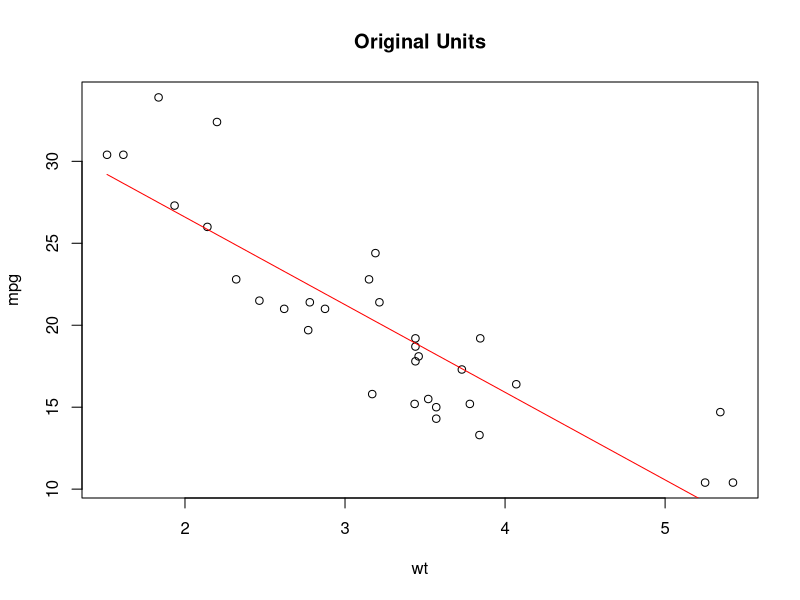
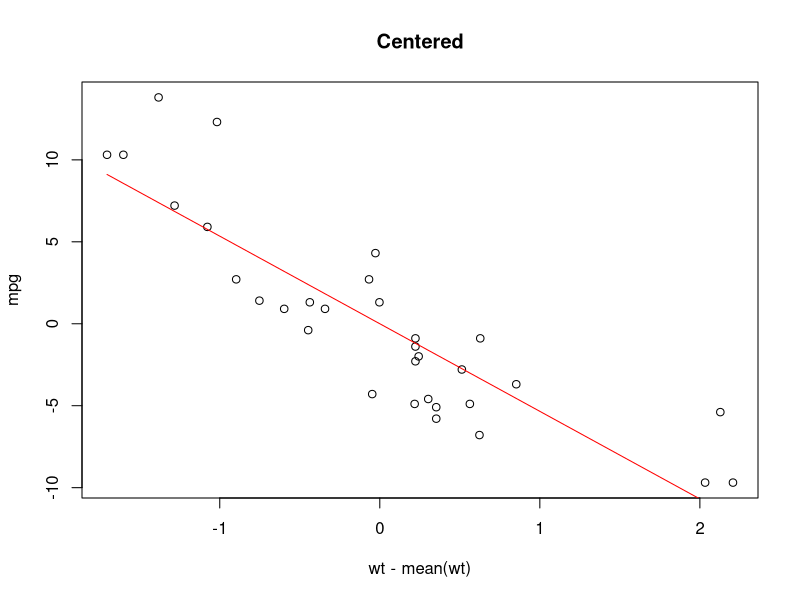
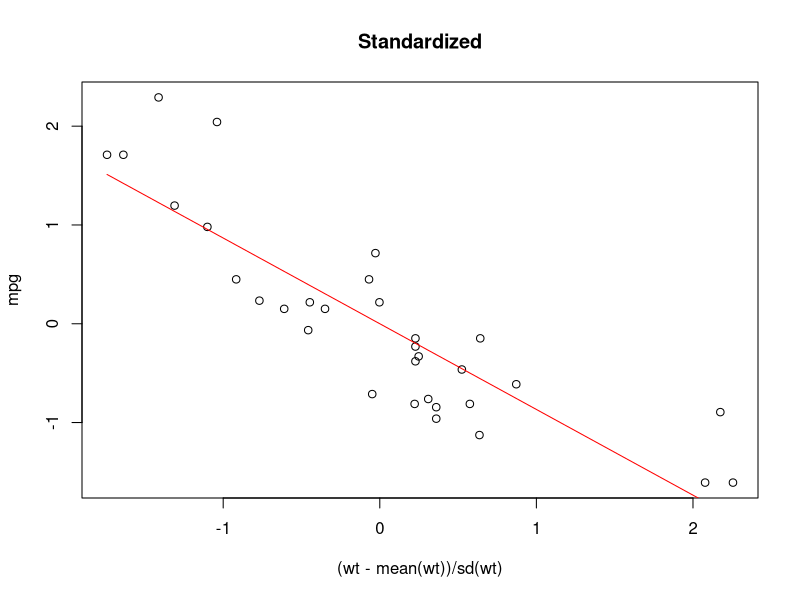
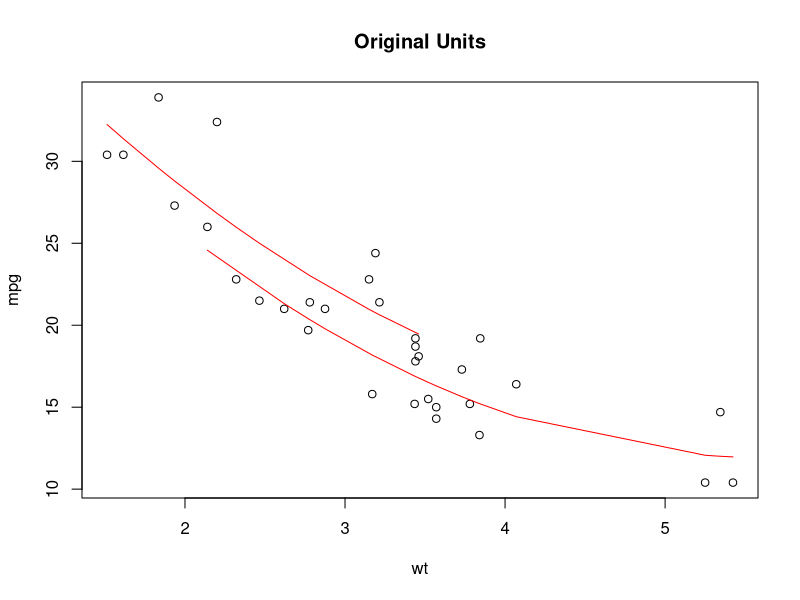
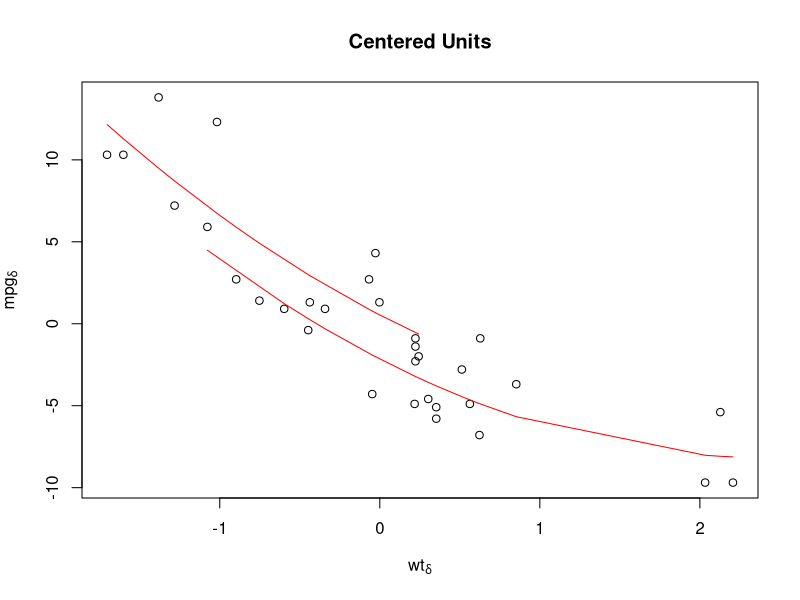
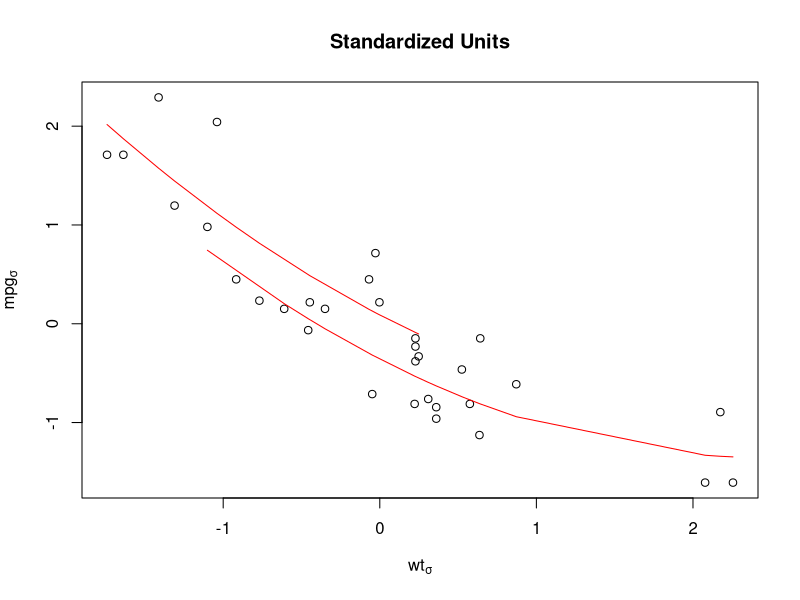

Recreate these plots in R, in order.
reset.data <- function() {
  mtcars <- datasets::mtcars
  mtcars <- mtcars[order(mtcars$wt),]
  mtcars
}

mtcars <- reset.data()

onevar <- lm(mpg~wt, data=mtcars)
mtcars$yhat <- predict(onevar)

plot(mpg ~ wt, data=mtcars, main="Original Units")
points(yhat ~ wt, data=mtcars, type="l", col="red")

mtcars$wt <- mtcars$wt - mean(mtcars$wt)
mtcars$mpg <- mtcars$mpg - mean(mtcars$mpg)

centered <- lm(mpg~wt, data=mtcars)
mtcars$yhat <- predict(centered)

plot(mpg ~ wt, data=mtcars, main="Centered", xlab="wt - mean(wt)")
points(yhat ~ wt, data=mtcars, type="l", col="red")

mtcars$wt <- mtcars$wt/sd(mtcars$wt)
mtcars$mpg <- mtcars$mpg/sd(mtcars$mpg)

stdized <- lm(mpg~wt, data=mtcars)
mtcars$yhat <- predict(stdized)

plot(mpg ~ wt, data=mtcars, main="Standardized", xlab="(wt - mean(wt))/sd(wt)")
points(yhat ~ wt, data=mtcars, type="l", col="red")

coeftbl <- cbind(coef(onevar),coef(centered),coef(stdized))
colnames(coeftbl) <- c("Original", "Centered", "Standardized")
zapsmall(coeftbl, digits=3)

###############
mtcars <- reset.data()

polymodel <- (lm(mpg~(wt+I(wt^2)) + vs, data=mtcars))
summary(polymodel)
mtcars$yhat <- predict(polymodel)

plot(mpg ~ wt, data=mtcars, main="Original Units")
points(yhat ~ wt, data=mtcars[mtcars$vs==0,], type="l", col="red")
points(yhat ~ wt, data=mtcars[mtcars$vs==1,], type="l", col="red")

mtcars$wt <- mtcars$wt - mean(mtcars$wt)
mtcars$mpg <- mtcars$mpg - mean(mtcars$mpg)
centeredmodel <- (lm(mpg~(wt+I(wt^2)) + vs, data=mtcars))
mtcars$yhat <- predict(centeredmodel)

plot(mpg ~ wt, data=mtcars, main="Centered Units", 
     xlab=expression(wt[delta]), ylab=expression(mpg[delta]))
points(yhat ~ wt, data=mtcars[mtcars$vs==0,], type="l", col="red")
points(yhat ~ wt, data=mtcars[mtcars$vs==1,], type="l", col="red")

mtcars$wt <- mtcars$wt/sd(mtcars$wt)
mtcars$mpg <- mtcars$mpg/sd(mtcars$mpg)
stdmodel <- (lm(mpg~(wt+I(wt^2)) + vs, data=mtcars))
mtcars$yhat <- predict(stdmodel)

plot(mpg ~ wt, data=mtcars, main="Standardized Units",
     xlab=expression(wt[sigma]),
     ylab=expression(mpg[sigma]))
points(yhat ~ wt, data=mtcars[mtcars$vs==0,], type="l", col="red")
points(yhat ~ wt, data=mtcars[mtcars$vs==1,], type="l", col="red")

coeftblp <- cbind(coef(polymodel),coef(centeredmodel),coef(stdmodel))
colnames(coeftblp) <- c("Original", "Centered", "Standardized")
zapsmall(coeftblp, digits=3)

mtcars <- reset.data()